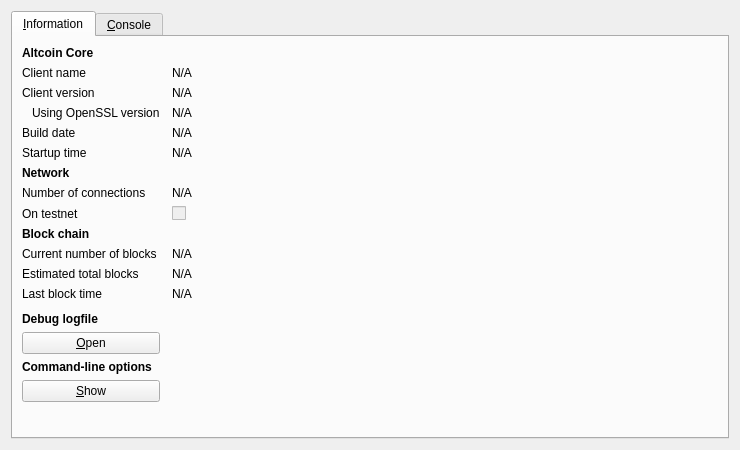
<?xml version="1.0" encoding="UTF-8"?>
<ui version="4.0">
 <class>RPCConsole</class>
 <widget class="QDialog" name="RPCConsole">
  <property name="geometry">
   <rect>
    <x>0</x>
    <y>0</y>
    <width>740</width>
    <height>450</height>
   </rect>
  </property>
  <property name="windowTitle">
   <string>Altcoin - Debug window</string>
  </property>
  <layout class="QVBoxLayout" name="verticalLayout_2">
   <item>
    <widget class="QTabWidget" name="tabWidget">
     <property name="currentIndex">
      <number>0</number>
     </property>
     <widget class="QWidget" name="tab_info">
      <attribute name="title">
       <string>&amp;Information</string>
      </attribute>
      <layout class="QGridLayout" name="gridLayout" columnstretch="0,1">
       <property name="horizontalSpacing">
        <number>12</number>
       </property>
       <item row="0" column="0">
        <widget class="QLabel" name="label_9">
         <property name="font">
          <font>
           <weight>75</weight>
           <bold>true</bold>
          </font>
         </property>
         <property name="text">
          <string>Altcoin Core</string>
         </property>
        </widget>
       </item>
       <item row="1" column="0">
        <widget class="QLabel" name="label_5">
         <property name="text">
          <string>Client name</string>
         </property>
        </widget>
       </item>
       <item row="1" column="1">
        <widget class="QLabel" name="clientName">
         <property name="cursor">
          <cursorShape>IBeamCursor</cursorShape>
         </property>
         <property name="text">
          <string>N/A</string>
         </property>
         <property name="textFormat">
          <enum>Qt::PlainText</enum>
         </property>
         <property name="textInteractionFlags">
          <set>Qt::LinksAccessibleByMouse|Qt::TextSelectableByKeyboard|Qt::TextSelectableByMouse</set>
         </property>
        </widget>
       </item>
       <item row="2" column="0">
        <widget class="QLabel" name="label_6">
         <property name="text">
          <string>Client version</string>
         </property>
        </widget>
       </item>
       <item row="2" column="1">
        <widget class="QLabel" name="clientVersion">
         <property name="cursor">
          <cursorShape>IBeamCursor</cursorShape>
         </property>
         <property name="text">
          <string>N/A</string>
         </property>
         <property name="textFormat">
          <enum>Qt::PlainText</enum>
         </property>
         <property name="textInteractionFlags">
          <set>Qt::LinksAccessibleByMouse|Qt::TextSelectableByKeyboard|Qt::TextSelectableByMouse</set>
         </property>
        </widget>
       </item>
       <item row="3" column="0">
        <widget class="QLabel" name="label_14">
         <property name="text">
          <string>Using OpenSSL version</string>
         </property>
         <property name="indent">
          <number>10</number>
         </property>
        </widget>
       </item>
       <item row="3" column="1">
        <widget class="QLabel" name="openSSLVersion">
         <property name="cursor">
          <cursorShape>IBeamCursor</cursorShape>
         </property>
         <property name="text">
          <string>N/A</string>
         </property>
         <property name="textFormat">
          <enum>Qt::PlainText</enum>
         </property>
         <property name="textInteractionFlags">
          <set>Qt::LinksAccessibleByMouse|Qt::TextSelectableByKeyboard|Qt::TextSelectableByMouse</set>
         </property>
        </widget>
       </item>
       <item row="4" column="0">
        <widget class="QLabel" name="label_12">
         <property name="text">
          <string>Build date</string>
         </property>
        </widget>
       </item>
       <item row="4" column="1">
        <widget class="QLabel" name="buildDate">
         <property name="cursor">
          <cursorShape>IBeamCursor</cursorShape>
         </property>
         <property name="text">
          <string>N/A</string>
         </property>
         <property name="textFormat">
          <enum>Qt::PlainText</enum>
         </property>
         <property name="textInteractionFlags">
          <set>Qt::LinksAccessibleByMouse|Qt::TextSelectableByKeyboard|Qt::TextSelectableByMouse</set>
         </property>
        </widget>
       </item>
       <item row="5" column="0">
        <widget class="QLabel" name="label_13">
         <property name="text">
          <string>Startup time</string>
         </property>
        </widget>
       </item>
       <item row="5" column="1">
        <widget class="QLabel" name="startupTime">
         <property name="cursor">
          <cursorShape>IBeamCursor</cursorShape>
         </property>
         <property name="text">
          <string>N/A</string>
         </property>
         <property name="textFormat">
          <enum>Qt::PlainText</enum>
         </property>
         <property name="textInteractionFlags">
          <set>Qt::LinksAccessibleByMouse|Qt::TextSelectableByKeyboard|Qt::TextSelectableByMouse</set>
         </property>
        </widget>
       </item>
       <item row="6" column="0">
        <widget class="QLabel" name="label_11">
         <property name="font">
          <font>
           <weight>75</weight>
           <bold>true</bold>
          </font>
         </property>
         <property name="text">
          <string>Network</string>
         </property>
        </widget>
       </item>
       <item row="7" column="0">
        <widget class="QLabel" name="label_7">
         <property name="text">
          <string>Number of connections</string>
         </property>
        </widget>
       </item>
       <item row="7" column="1">
        <widget class="QLabel" name="numberOfConnections">
         <property name="cursor">
          <cursorShape>IBeamCursor</cursorShape>
         </property>
         <property name="text">
          <string>N/A</string>
         </property>
         <property name="textFormat">
          <enum>Qt::PlainText</enum>
         </property>
         <property name="textInteractionFlags">
          <set>Qt::LinksAccessibleByMouse|Qt::TextSelectableByKeyboard|Qt::TextSelectableByMouse</set>
         </property>
        </widget>
       </item>
       <item row="8" column="0">
        <widget class="QLabel" name="label_8">
         <property name="text">
          <string>On testnet</string>
         </property>
        </widget>
       </item>
       <item row="8" column="1">
        <widget class="QCheckBox" name="isTestNet">
         <property name="enabled">
          <bool>false</bool>
         </property>
         <property name="text">
          <string/>
         </property>
        </widget>
       </item>
       <item row="9" column="0">
        <widget class="QLabel" name="label_10">
         <property name="font">
          <font>
           <weight>75</weight>
           <bold>true</bold>
          </font>
         </property>
         <property name="text">
          <string>Block chain</string>
         </property>
        </widget>
       </item>
       <item row="10" column="0">
        <widget class="QLabel" name="label_3">
         <property name="text">
          <string>Current number of blocks</string>
         </property>
        </widget>
       </item>
       <item row="10" column="1">
        <widget class="QLabel" name="numberOfBlocks">
         <property name="cursor">
          <cursorShape>IBeamCursor</cursorShape>
         </property>
         <property name="text">
          <string>N/A</string>
         </property>
         <property name="textFormat">
          <enum>Qt::PlainText</enum>
         </property>
         <property name="textInteractionFlags">
          <set>Qt::LinksAccessibleByMouse|Qt::TextSelectableByKeyboard|Qt::TextSelectableByMouse</set>
         </property>
        </widget>
       </item>
       <item row="11" column="0">
        <widget class="QLabel" name="label_4">
         <property name="text">
          <string>Estimated total blocks</string>
         </property>
        </widget>
       </item>
       <item row="11" column="1">
        <widget class="QLabel" name="totalBlocks">
         <property name="cursor">
          <cursorShape>IBeamCursor</cursorShape>
         </property>
         <property name="text">
          <string>N/A</string>
         </property>
         <property name="textFormat">
          <enum>Qt::PlainText</enum>
         </property>
         <property name="textInteractionFlags">
          <set>Qt::LinksAccessibleByMouse|Qt::TextSelectableByKeyboard|Qt::TextSelectableByMouse</set>
         </property>
        </widget>
       </item>
       <item row="12" column="0">
        <widget class="QLabel" name="label_2">
         <property name="text">
          <string>Last block time</string>
         </property>
        </widget>
       </item>
       <item row="12" column="1">
        <widget class="QLabel" name="lastBlockTime">
         <property name="cursor">
          <cursorShape>IBeamCursor</cursorShape>
         </property>
         <property name="text">
          <string>N/A</string>
         </property>
         <property name="textFormat">
          <enum>Qt::PlainText</enum>
         </property>
         <property name="textInteractionFlags">
          <set>Qt::LinksAccessibleByMouse|Qt::TextSelectableByKeyboard|Qt::TextSelectableByMouse</set>
         </property>
        </widget>
       </item>
       <item row="13" column="0">
        <spacer name="verticalSpacer_2">
         <property name="orientation">
          <enum>Qt::Vertical</enum>
         </property>
         <property name="sizeHint" stdset="0">
          <size>
           <width>20</width>
           <height>20</height>
          </size>
         </property>
        </spacer>
       </item>
       <item row="14" column="0">
        <widget class="QLabel" name="labelDebugLogfile">
         <property name="font">
          <font>
           <weight>75</weight>
           <bold>true</bold>
          </font>
         </property>
         <property name="text">
          <string>Debug logfile</string>
         </property>
        </widget>
       </item>
       <item row="15" column="0">
        <widget class="QPushButton" name="openDebugLogfileButton">
         <property name="toolTip">
          <string>Open the Altcoin debug logfile from the current data directory. This can take a few seconds for large logfiles.</string>
         </property>
         <property name="text">
          <string>&amp;Open</string>
         </property>
         <property name="autoDefault">
          <bool>false</bool>
         </property>
        </widget>
       </item>
       <item row="16" column="0">
        <widget class="QLabel" name="labelCLOptions">
         <property name="font">
          <font>
           <weight>75</weight>
           <bold>true</bold>
          </font>
         </property>
         <property name="text">
          <string>Command-line options</string>
         </property>
        </widget>
       </item>
       <item row="17" column="0">
        <widget class="QPushButton" name="showCLOptionsButton">
         <property name="toolTip">
          <string>Show the Altcoin-Qt help message to get a list with possible Altcoin command-line options.</string>
         </property>
         <property name="text">
          <string>&amp;Show</string>
         </property>
         <property name="autoDefault">
          <bool>false</bool>
         </property>
         <property name="autoDefault">
          <bool>false</bool>
         </property>
        </widget>
       </item>
       <item row="18" column="0">
        <spacer name="verticalSpacer">
         <property name="orientation">
          <enum>Qt::Vertical</enum>
         </property>
         <property name="sizeHint" stdset="0">
          <size>
           <width>20</width>
           <height>40</height>
          </size>
         </property>
        </spacer>
       </item>
      </layout>
     </widget>
     <widget class="QWidget" name="tab_console">
      <attribute name="title">
       <string>&amp;Console</string>
      </attribute>
      <layout class="QVBoxLayout" name="verticalLayout_3">
       <property name="spacing">
        <number>3</number>
       </property>
       <item>
        <widget class="QTextEdit" name="messagesWidget">
         <property name="minimumSize">
          <size>
           <width>0</width>
           <height>100</height>
          </size>
         </property>
         <property name="readOnly">
          <bool>true</bool>
         </property>
         <property name="tabKeyNavigation" stdset="0">
          <bool>false</bool>
         </property>
         <property name="columnCount" stdset="0">
          <number>2</number>
         </property>
        </widget>
       </item>
       <item>
        <layout class="QHBoxLayout" name="horizontalLayout">
         <property name="spacing">
          <number>3</number>
         </property>
         <item>
          <widget class="QLabel" name="label">
           <property name="text">
            <string notr="true">&gt;</string>
           </property>
          </widget>
         </item>
         <item>
          <widget class="QLineEdit" name="lineEdit"/>
         </item>
         <item>
          <widget class="QPushButton" name="clearButton">
           <property name="maximumSize">
            <size>
             <width>24</width>
             <height>24</height>
            </size>
           </property>
           <property name="toolTip">
            <string>Clear console</string>
           </property>
           <property name="text">
            <string/>
           </property>
           <property name="icon">
            <iconset resource="../altcoin.qrc">
             <normaloff>:/icons/remove</normaloff>:/icons/remove</iconset>
           </property>
           <property name="shortcut">
            <string notr="true">Ctrl+L</string>
           </property>
           <property name="autoDefault">
            <bool>false</bool>
           </property>
          </widget>
         </item>
        </layout>
       </item>
      </layout>
     </widget>
    </widget>
   </item>
  </layout>
 </widget>
 <resources>
  <include location="../altcoin.qrc"/>
 </resources>
 <connections/>
</ui>
